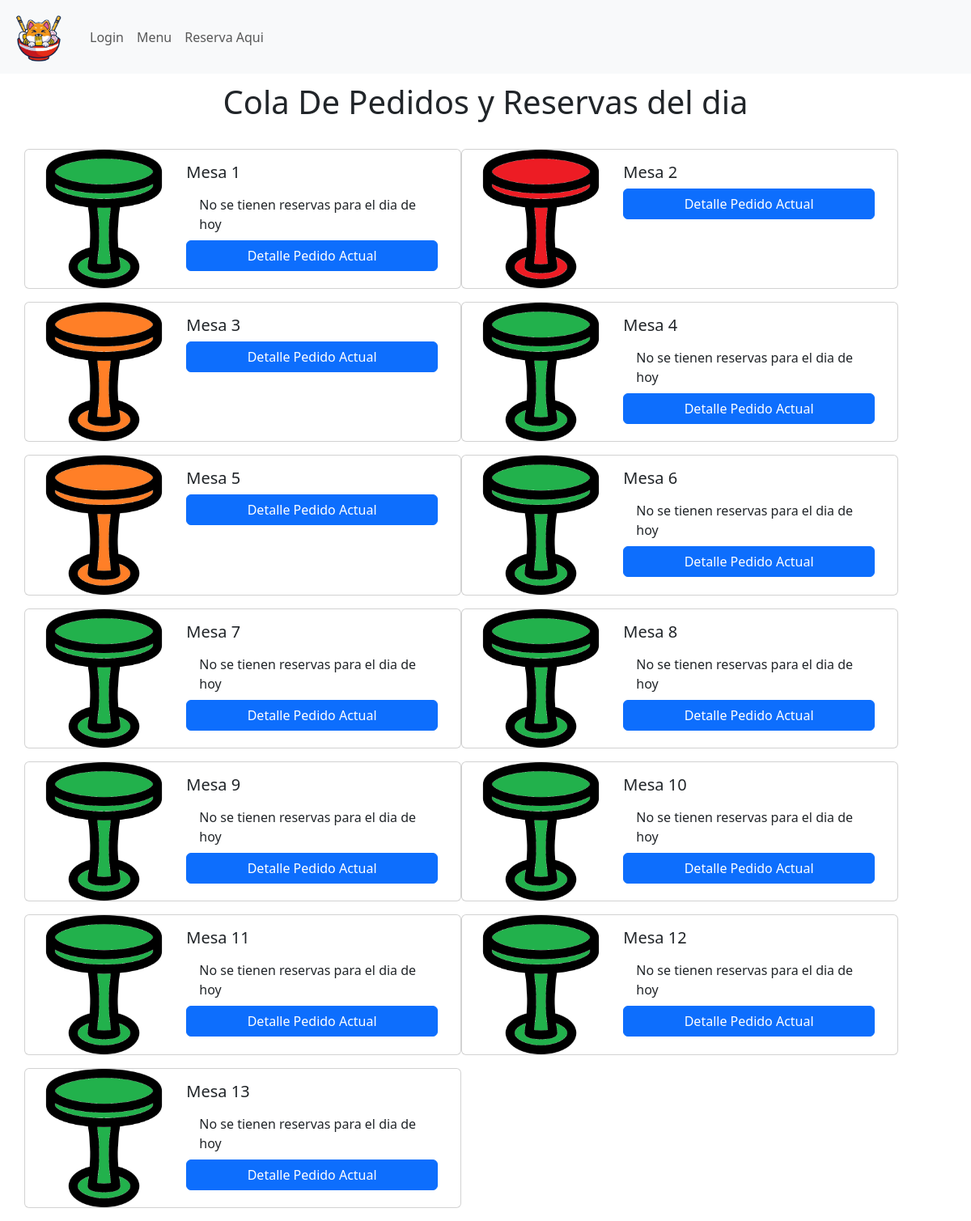
/pedidosingresadoscocina, run on an earlier commit of the app's database.
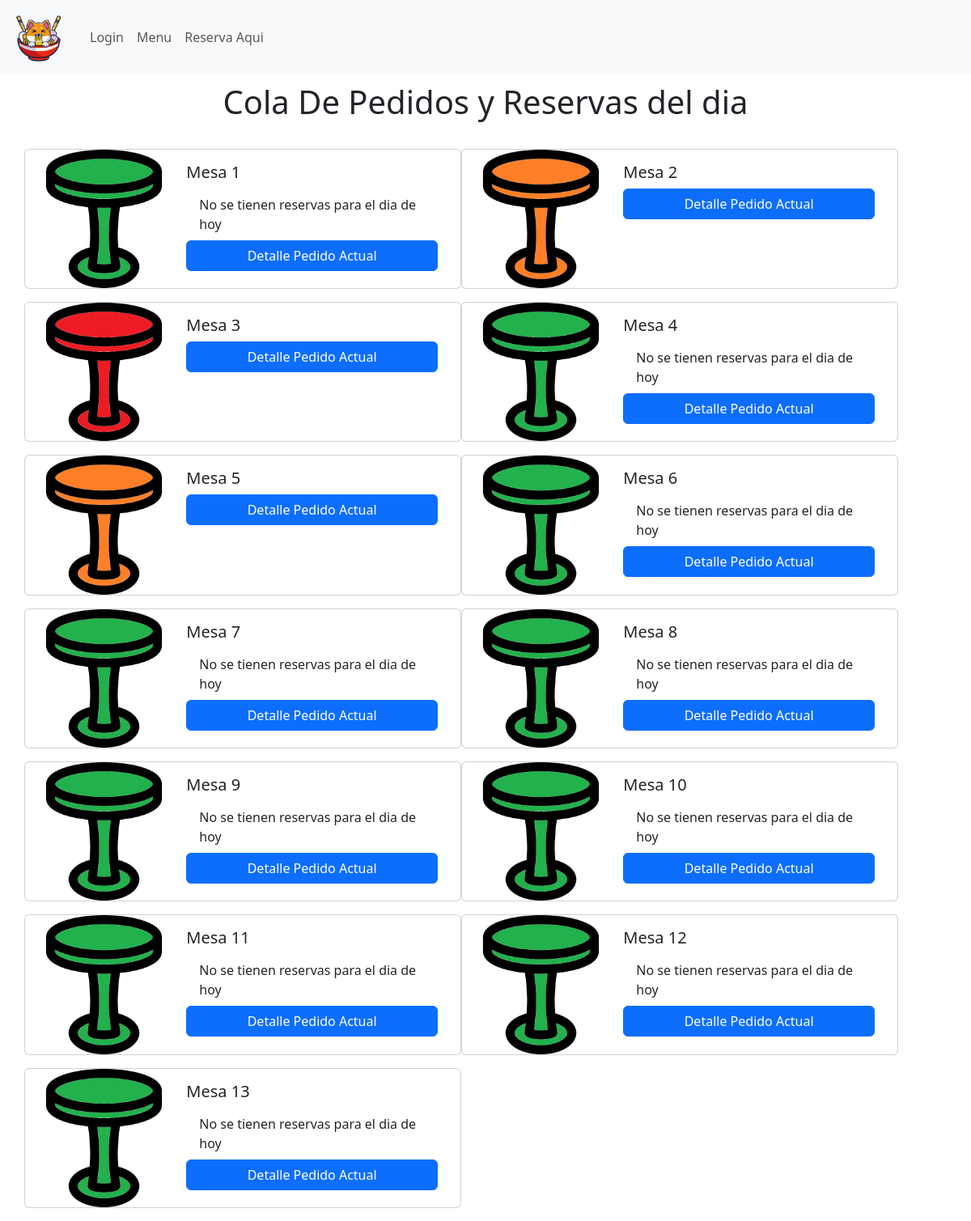
And on a later commit of the database.
### appweb/models.py (models this page shows, shortened)
class Mesa (models.Model):
    ID_Mesa = models.AutoField(primary_key=True, help_text="Id de la mesa")
    Nombre_Mesa = models.CharField(max_length=10, help_text="Identificador de la mesa")
    Estado_Ocupado = models.BooleanField()
    Estado_Reservado = models.BooleanField()

### appweb/views.py (the view)
# urls.py: path('pedidosingresadoscocina',pedidosingresadoscocina,name='pedidosingresadoscocina'),
def pedidosingresadoscocina(request):
    mesaspedido =  Mesa.objects.all()
    pedidos =  Descripción_Pedidos.objects.all()
    reserv = Reserva_Mesa.objects.all()
    fecha_hoy = timezone.localtime(timezone.now()).date()
    data = {
        "Mesas": mesaspedido,
        "pedidos": pedidos,
        "reservas": reserv,
        "fecha_hoy":fecha_hoy
          }
    return render(request,"mantenedor/garzon/pedidosingresadoscocina.html",data)

### appweb/context_processor.py (called while the page is built)
def costo_total_carro(request):
    total=0
    if 'carro' in request.session:
        for key, value in request.session["carro"].items():
            total=total+(int(value["precio"]))
    return {"costo_total_carro":total}

### appweb/templates/mantenedor/garzon/pedidosingresadoscocina.html (shortened to what this page needs)
{% extends 'base.html' %}
{% block contenido %}
{% load static %}
<div class="container" style="height: 805px;">
    <div class="cont-profesionales col-lg-12 col-md-12 col-sm-12 col-xs-12">
        <h1 style="text-align: center; margin-top: 1%; margin-bottom: 3%;">Cola De Pedidos y Reservas del dia</h1>
        <div class="cont-listado row">
            {% for x in Mesas %}
            {% if x.ID_Mesa is 0  %}
            {% else %}
            <div class="card mb-3" style="max-width: 540px;">
                <div class="row g-0">
                    <div class="col-md-4">
                        {% if x.Estado_Ocupado %}
                        <img src="{% static 'image/mesaa.png' %}" class="img-fluid rounded-start" alt="...">
                        {% elif x.Estado_Reservado  %}
                        <img src="{% static 'image/mesab.png' %}" class="img-fluid rounded-start" alt="...">
                        {% else %}
                        <img src="{% static 'image/mesac.png' %}" class="img-fluid rounded-start" alt="...">
                        {% endif %}
                    </div>
                    <div class="col-md-8">
                        <div class="card-body">
                            <h5 class="card-title">{{ x.Nombre_Mesa }}</h5>
                            <ul class="list-group list-group-flush">
                            {% if  x.Estado_Reservado == 1 %}
                            {% for z in reservas %}
                            {% if z.fecha == fecha_hoy  %}
                            {% if z.ID_Mesa.ID_Mesa == x.ID_Mesa %}
                                <li class="list-group-item"> Reserva de {{z.nombre}} para {{z.cantidad_comensales}} comensales para las {{z.hora}} </li>
                              {% endif %}
                              {% endif %}
                              {% endfor %}
                            </ul>
                              {% else %}
                              <ul class="list-group list-group-flush">
                                <li class="list-group-item"> No se tienen reservas para el dia de hoy</li>
                              </ul>
                              {% endif %}
                              <div class="d-grid">
                              <button type="button" class="btn btn-primary btn-md" data-bs-toggle="modal" data-bs-target="#modal{{ forloop.counter }}">Detalle Pedido Actual</button>
                              </div>
                        </div>
                    </div>
                </div>
            </div>
            {% endif %}
            {% endfor %}
        </div>
    </div>
</div>
{% endblock %}

What changed in the data, as far as the page shows it:
changed Mesa "Mesa 2": Estado_Ocupado: picture added; Estado_Ocupado: picture removed
changed Mesa "Mesa 3": Estado_Ocupado: picture added; Estado_Ocupado: picture removed
